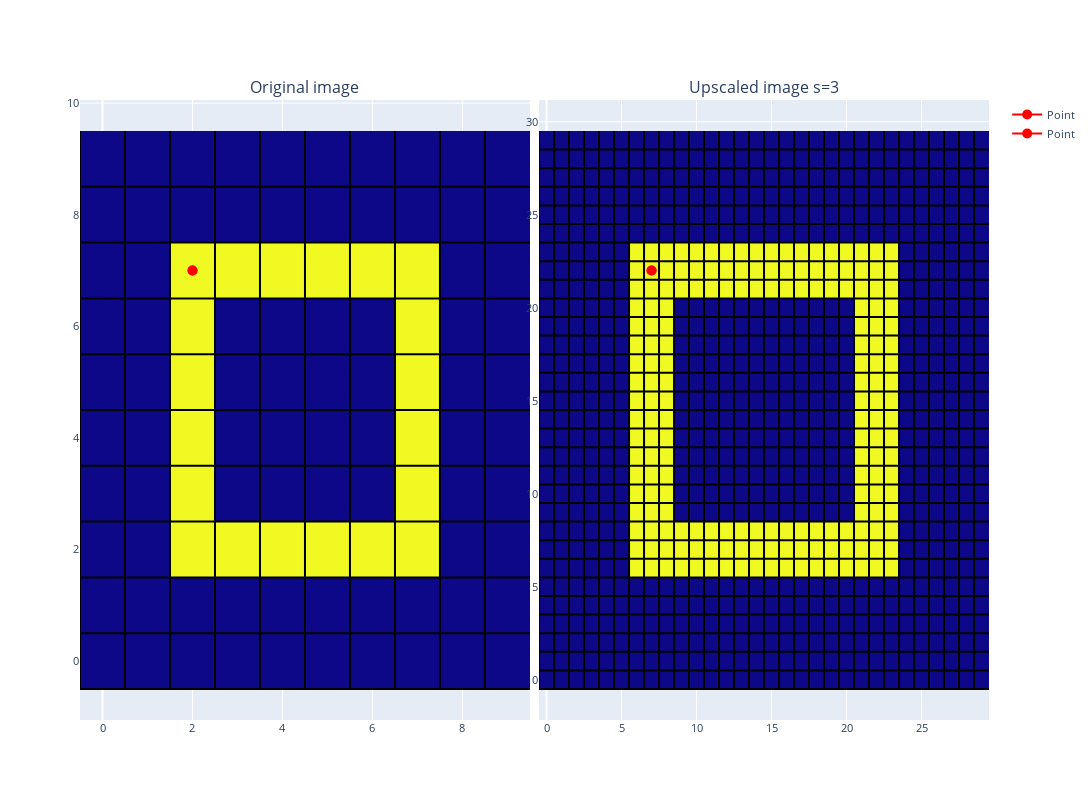

Notebook cell for this chart:
### Code cell
original_image = Image.fromarray(test_image)

# Get the size of the original image
original_width, original_height = original_image.size
# Calculate the new size of the image after upscaling
new_width = original_width * scale_factor
new_height = original_height * scale_factor
# Resize the image using the new size
upscaled_image_box = np.array(original_image.resize((new_width, new_height), Image.Resampling.NEAREST))        

fig = make_subplots(rows=1, cols=2, 
                    horizontal_spacing=0.01, 
                    vertical_spacing=0.1,
                    subplot_titles=('Original image', f"Upscaled image s={scale_factor}"))
# Add images to plot
base_image_fig = px.imshow(test_image)
fig.add_trace(base_image_fig.data[0], 1, 1)
xs, ys = gridlines(test_image)
fig.add_trace(go.Scatter(x=xs, y=ys, marker=dict(color='black', size=1), name=f"Pixel edges", showlegend=False), row=1, col=1)

upscaled_image_fig = px.imshow(upscaled_image_box)
fig.add_trace(upscaled_image_fig.data[0], 1, 2)
xs, ys = gridlines(upscaled_image_box)
fig.add_trace(go.Scatter(x=xs, y=ys, marker=dict(color='black', size=1), name=f"Pixel edges", showlegend=False), row=1, col=2)


fig.add_trace(go.Scatter(x=[2,2], y=[7,7], marker=dict(color='red', size=10), name=f"Point"), row=1, col=1)
fig.add_trace(go.Scatter(x=[2*scale_factor+scale_factor/2-0.5,2*scale_factor+scale_factor/2-0.5], y=[7*scale_factor+scale_factor/2-0.5,7*scale_factor+scale_factor/2-0.5], marker=dict(color='red', size=10), name=f"Point"), row=1, col=2)

fig.update_layout(title_text=f"", title_x=0.5, width=1400, height=800, showlegend=True, font_size=11)
fig.update(layout_coloraxis_showscale=False)
fig.show()

### Figure 1 — Plotly figure (JSON) as saved in the notebook; plotly's stock layout.template omitted (floating-point values rounded to 4 significant figures; data arrays with more than 128 entries replaced by an {"elided": "..."} marker saying what was removed)
{"data": [{"coloraxis": "coloraxis", "hovertemplate": "x: %{x}<br>y: %{y}<br>color: %{z}<extra></extra>", "name": "0", "type": "heatmap", "xaxis": "x", "yaxis": "y", "z": [[0, 0, 0, 0, 0, 0, 0, 0, 0, 0], [0, 0, 0, 0, 0, 0, 0, 0, 0, 0], [0, 0, 1, 1, 1, 1, 1, 1, 0, 0], [0, 0, 1, 0, 0, 0, 0, 1, 0, 0], [0, 0, 1, 0, 0, 0, 0, 1, 0, 0], [0, 0, 1, 0, 0, 0, 0, 1, 0, 0], [0, 0, 1, 0, 0, 0, 0, 1, 0, 0], [0, 0, 1, 1, 1, 1, 1, 1, 0, 0], [0, 0, 0, 0, 0, 0, 0, 0, 0, 0], [0, 0, 0, 0, 0, 0, 0, 0, 0, 0]]}, {"marker": {"color": "black", "size": 1}, "name": "Pixel edges", "showlegend": false, "type": "scatter", "x": [-0.5, -0.5, null, -0.5, 9.5, null, 0.5, 0.5, null, -0.5, 9.5, null, 1.5, 1.5, null, -0.5, 9.5, null, 2.5, 2.5, null, -0.5, 9.5, null, 3.5, 3.5, null, -0.5, 9.5, null, 4.5, 4.5, null, -0.5, 9.5, null, 5.5, 5.5, null, -0.5, 9.5, null, 6.5, 6.5, null, -0.5, 9.5, null, 7.5, 7.5, null, -0.5, 9.5, null, 8.5, 8.5, null, -0.5, 9.5, null], "xaxis": "x", "y": [-0.5, 9.5, null, -0.5, -0.5, null, -0.5, 9.5, null, 0.5, 0.5, null, -0.5, 9.5, null, 1.5, 1.5, null, -0.5, 9.5, null, 2.5, 2.5, null, -0.5, 9.5, null, 3.5, 3.5, null, -0.5, 9.5, null, 4.5, 4.5, null, -0.5, 9.5, null, 5.5, 5.5, null, -0.5, 9.5, null, 6.5, 6.5, null, -0.5, 9.5, null, 7.5, 7.5, null, -0.5, 9.5, null, 8.5, 8.5, null], "yaxis": "y"}, {"coloraxis": "coloraxis", "hovertemplate": "x: %{x}<br>y: %{y}<br>color: %{z}<extra></extra>", "name": "0", "type": "heatmap", "xaxis": "x2", "yaxis": "y2", "z": {"elided": "30x30 int values"}}, {"marker": {"color": "black", "size": 1}, "name": "Pixel edges", "showlegend": false, "type": "scatter", "x": {"elided": "180 float values"}, "xaxis": "x2", "y": {"elided": "180 float values"}, "yaxis": "y2"}, {"marker": {"color": "red", "size": 10}, "name": "Point", "type": "scatter", "x": [2, 2], "xaxis": "x", "y": [7, 7], "yaxis": "y"}, {"marker": {"color": "red", "size": 10}, "name": "Point", "type": "scatter", "x": [7, 7], "xaxis": "x2", "y": [22, 22], "yaxis": "y2"}], "layout": {"annotations": [{"font": {"size": 16}, "showarrow": false, "text": "Original image", "x": 0.2475, "xanchor": "center", "xref": "paper", "y": 1, "yanchor": "bottom", "yref": "paper"}, {"font": {"size": 16}, "showarrow": false, "text": "Upscaled image s=3", "x": 0.7525, "xanchor": "center", "xref": "paper", "y": 1, "yanchor": "bottom", "yref": "paper"}], "coloraxis": {"showscale": false}, "font": {"size": 11}, "height": 800, "showlegend": true, "title": {"text": "", "x": 0.5}, "width": 1400, "xaxis": {"anchor": "y", "domain": [0, 0.495]}, "xaxis2": {"anchor": "y2", "domain": [0.505, 1]}, "yaxis": {"anchor": "x", "domain": [0, 1]}, "yaxis2": {"anchor": "x2", "domain": [0, 1]}}}
